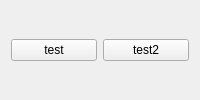
<?xml version="1.0" encoding="UTF-8"?>
<ui version="4.0">
 <class>MainBox_GUI</class>
 <widget class="QWidget" name="MainBox_GUI">
  <layout class="QHBoxLayout" name="horizontalLayout">
   <item>
    <widget class="QPushButton" name="btn_test">
     <property name="text">
      <string>test</string>
     </property>
    </widget>
   </item>
   <item>
    <widget class="QPushButton" name="btn_test2">
     <property name="text">
      <string>test2</string>
     </property>
    </widget>
   </item>
  </layout>
 </widget>
 <resources/>
 <connections/>
</ui>
